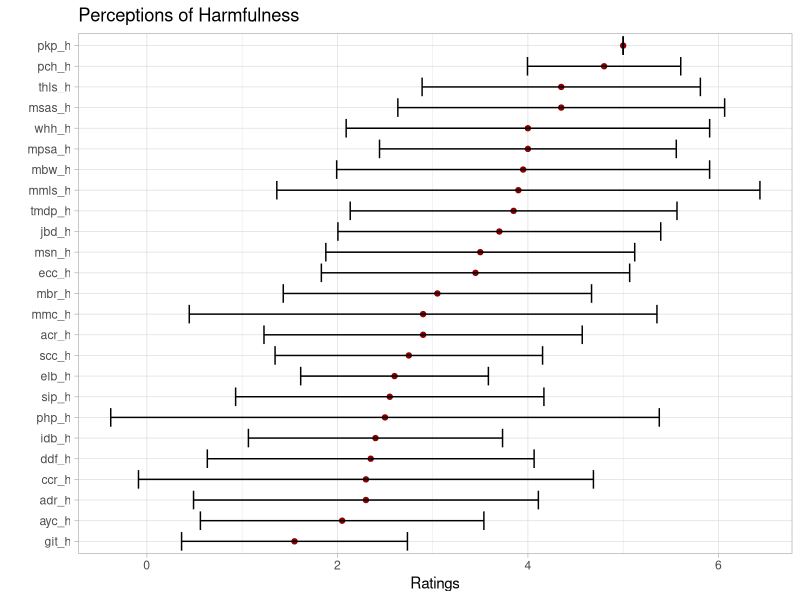
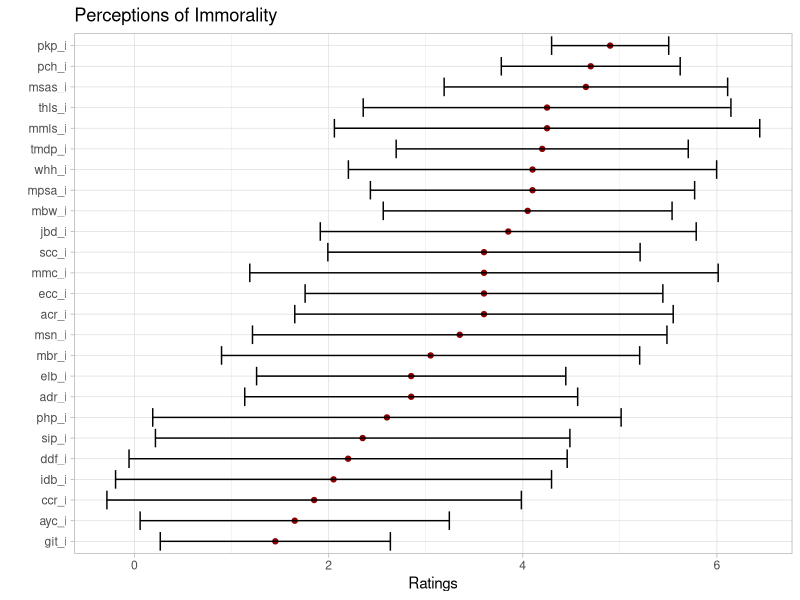
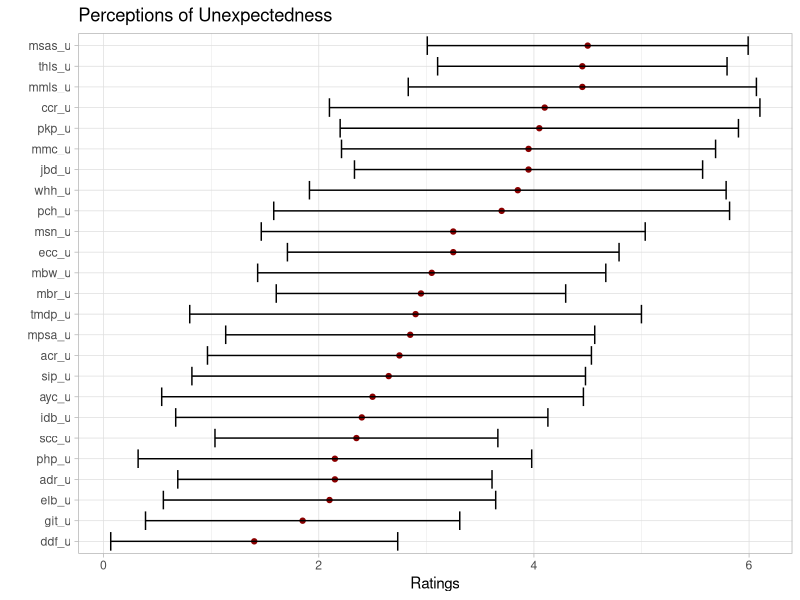

Source code (R) for these figures, in order:
## ---- chunk 1
knitr::opts_chunk$set(echo = TRUE)
## ---- chunk 2

library(tidyverse)
theme_set(theme_light())
## ---- chunk 3

# Load the data in 

data <- read_csv("pretest.csv")

# Get rid of the first three rows which are uninformative 

data <- data[-(1:3), ]

## ---- chunk 4

data <- data %>% 
  mutate(passed_1 = ifelse(ach_1_1 == "extremely harmful", 1, 0), 
         passed_2 = ifelse(ach_2_1 == "not at all immoral", 1, 0), 
         passed_3 = ifelse(ach_3_1 == "moderately unexpected", 1, 0), 
         passed_4 = ifelse(ach_4_1 == "not at all harmful", 1, 0), 
         passed_5 = ifelse(ach_5_1 == "extremely immoral", 1, 0), 
         passed_6 = ifelse(ach_6_1 == "extremely unexpected", 1, 0), 
         sum_pass = passed_1 + passed_2 + passed_3 + passed_4 + passed_5 + passed_6)
## ---- chunk 5

table_passed <- data %>% 
  select(PID, sum_pass)

## ---- chunk 6

# Mutate all main questions 

data_recoded <- data %>% 
  mutate_at(vars(contains("_h_1")), funs(recode(., 
                                   "not at all harmful" = 1, 
                                   "slightly harmful" = 2, 
                                   "moderately harmful" = 3, 
                                   "very harmful" = 4, 
                                   "extremely harmful" = 5))) %>% 
  mutate_at(vars(contains("_i_1")), funs(recode(., 
                                   "not at all immoral" = 1, 
                                   "slightly immoral" = 2, 
                                   "moderately immoral" = 3, 
                                   "very immoral" = 4, 
                                   "extremely immoral" = 5))) %>% 
  mutate_at(vars(contains("_u_1")), funs(recode(., 
                                   "not at all unexpected" = 1, 
                                   "slightly unexpected" = 2, 
                                   "moderately unexpected" = 3, 
                                   "very unexpected" = 4, 
                                   "extremely unexpected" = 5)))
  
  
## ---- chunk 7

# Get of of the first set of uninformative columns 

data_recoded <- data_recoded %>% 
  select(-contains("ach")) %>% 
  select(pkp_h_1:msas_u_1)

# Now let's create a more amenable dataset 

d <- data_recoded %>% 
  mutate(id = 1:n()) %>% 
  select(id, everything()) 

# Rename all variables 

d <- d %>%  
  rename_all(
    funs(str_remove(., "_1"))
    ) %>% 
  mutate_if(is.character, as.numeric)

# create a summary table for the values of each question 

gd <- d %>% 
  select(-id) %>% 
  gather(key = "scenario", 
         value = "score") %>% 
  group_by(scenario) %>% 
  summarise_all(funs(avg = mean(.), maximum = max(.), minimum = min(.), st_dv = sd(.))) %>% 
  mutate(ci_lower = avg - 1.96*st_dv, 
         ci_upper = avg + 1.96*st_dv)
  
## ---- chunk 8

# Keep only harm questions 

gdh <- gd[str_which(gd$scenario, "_h"),]

# Plot harm questions 

gdh %>% 
  ggplot(aes(x = reorder(scenario, avg), y = avg)) + 
  geom_point(col = "darkred", fill = "darkred") + 
  geom_errorbar(aes(ymin = ci_lower, ymax = ci_upper), pch = 0) +
  coord_flip() + 
  labs(x = "", 
       y = "Ratings", 
       title = "Perceptions of Harmfulness")

# Now lets look at immorality 

gdi <- gd[str_which(gd$scenario, "_i"),]

# Plot immorality

gdi %>% 
  ggplot(aes(x = reorder(scenario, avg), y = avg)) + 
  geom_point(col = "darkred", fill = "darkred") + 
  geom_errorbar(aes(ymin = ci_lower, ymax = ci_upper), pch = 0) +
  coord_flip() + 
  labs(x = "", 
       y = "Ratings", 
       title = "Perceptions of Immorality")

# Lastly let's look at unexpectedness 

gdu <- gd[str_which(gd$scenario, "_u"),]

# Plot Unexpectedness

gdu %>% 
  ggplot(aes(x = reorder(scenario, avg), y = avg)) + 
  geom_point(col = "darkred", fill = "darkred") + 
  geom_errorbar(aes(ymin = ci_lower, ymax = ci_upper), pch = 0) +
  coord_flip() + 
  labs(x = "", 
       y = "Ratings", 
       title = "Perceptions of Unexpectedness")

